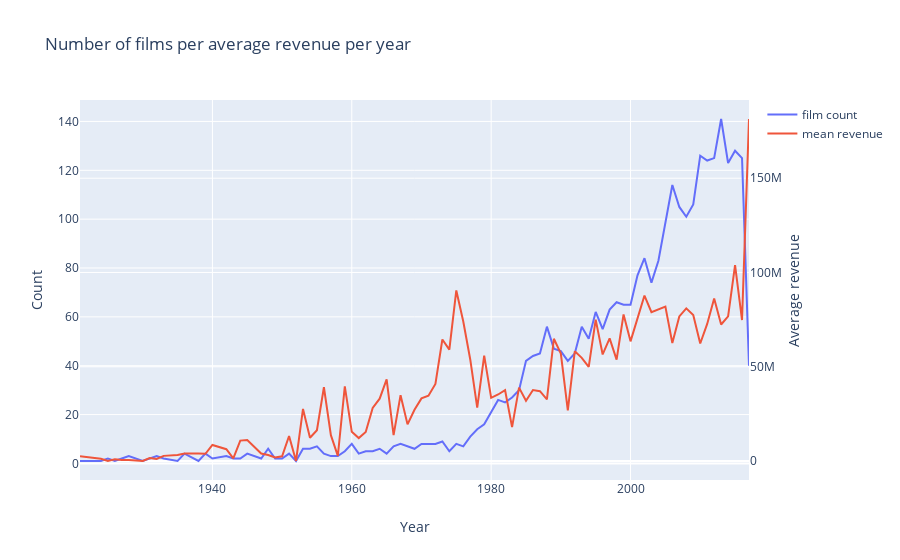

Notebook source saved alongside this figure:
### Code cell
d1=train['release_date_year'].value_counts().sort_index()
d2=train.groupby(['release_date_year'])['revenue'].mean()
data=[go.Scatter(x=d1.index,y=d1.values,name='film count'),go.Scatter(x=d2.index,y=d2.values,name='mean revenue',
     yaxis='y2')]
layout=go.Layout(dict(title='Number of films per average revenue per year',xaxis=dict(title='Year'),
                yaxis=dict(title='Count'),
                     yaxis2=dict(title='Average revenue',overlaying='y',side='right'),),legend=dict(orientation='v'))
py.iplot(dict(data=data,layout=layout))
